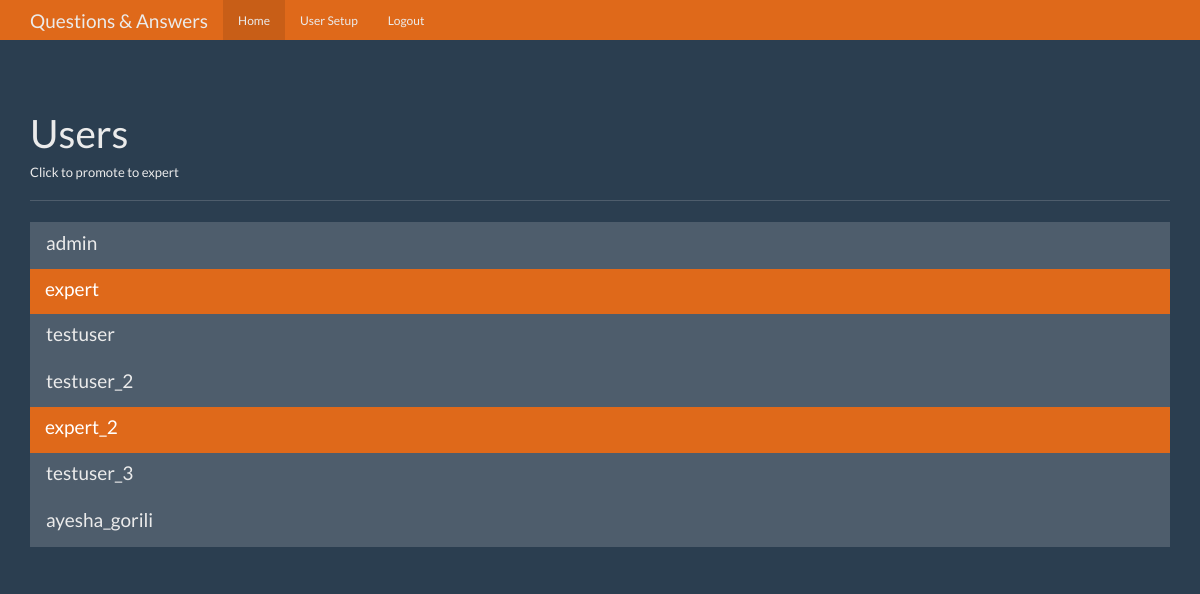
Page /users (signed in) on the earlier database version.
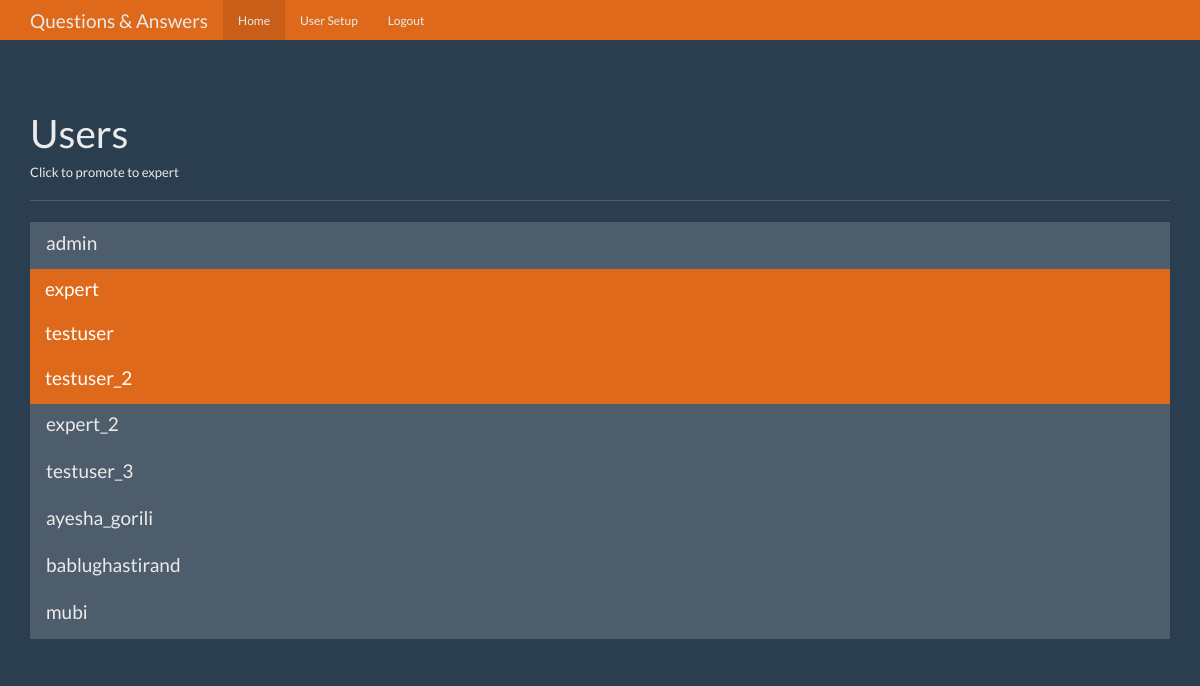
Same page on the later database version.
### tables this page shows
CREATE TABLE users (
    id integer primary key autoincrement,
    name text not null,
    password text not null,
    expert boolean not null,
    admin boolean not null 
);

### app.py (the view)
@app.route('/users')
def users():
    user = get_current_user()
    if not user:
        return redirect(url_for('login'))
    if user['admin'] == 0:
        return redirect(url_for('index'))
    db = get_db()
    cur = db.execute('select id, name, expert, admin from users')
    results = cur.fetchall()
    return render_template('users.html', user=user, users=results)

### app.py (called while the page is built)
def get_current_user():
    user_result = None
    if 'user' in session:
        db = connect_db()
        user = session['user']
        cur = db.execute(
            'select id,name,password,expert,admin from users where name = ?', [user])
        user_result = cur.fetchone()
    return user_result

### database.py (called while the page is built)
def connect_db():
    current_path = os.getcwd()
    db_name = "questions.db"
    sql = sqlite3.connect(f"{current_path}/{db_name}")
    sql.row_factory = sqlite3.Row
    return sql

def get_db():
    if not hasattr(g, 'sqlite_db'):
        g.sqlite_db = connect_db()
    return g.sqlite_db

### templates/users.html (shortened to what this page needs)
{% from "nav_bar.html" import show_links %}
<!DOCTYPE html>
<html lang="en">
  <head>
    <link href="{{ url_for('static', filename='bootstrap.min.css') }}" rel="stylesheet">
    <link href="{{ url_for('static', filename='theme.css') }}" rel="stylesheet">
  </head>
  <body>
    <nav class="navbar navbar-inverse navbar-fixed-top">
      <div class="container">
        <div class="navbar-header">
          <a class="navbar-brand" href="#">Questions & Answers</a>
        </div>
        <div id="navbar" class="navbar-collapse collapse">
          {{ show_links(user) }}
        </div>
      </div>
    </nav>
    <div class="container theme-showcase" role="main">
      <div class="page-header">
        <h1>Users</h1>
        <h6>Click to promote to expert</h6>
      </div>
      <div class="row">
        <div class="col-lg-12">
          <div class="list-group">
            {% for result in users %}
            <a href="{{ url_for('promote',user_id=result['id']) }}" class="list-group-item {% if result['expert'] == 1 %} active
            {% endif %}">
              <h4 class="list-group-item-heading">{{ result.name }}</h4>
            </a>
            {% endfor %}
          </div>
        </div>
      </div>
    </div>
  </body>
</html>

Differences in the rows shown:
changed users "testuser": expert False → True (drawn)
changed users "testuser_2": expert False → True (drawn)
changed users "expert_2": expert True → False (drawn)
added users: name "bablughastirand"
added users: name "mubi"
